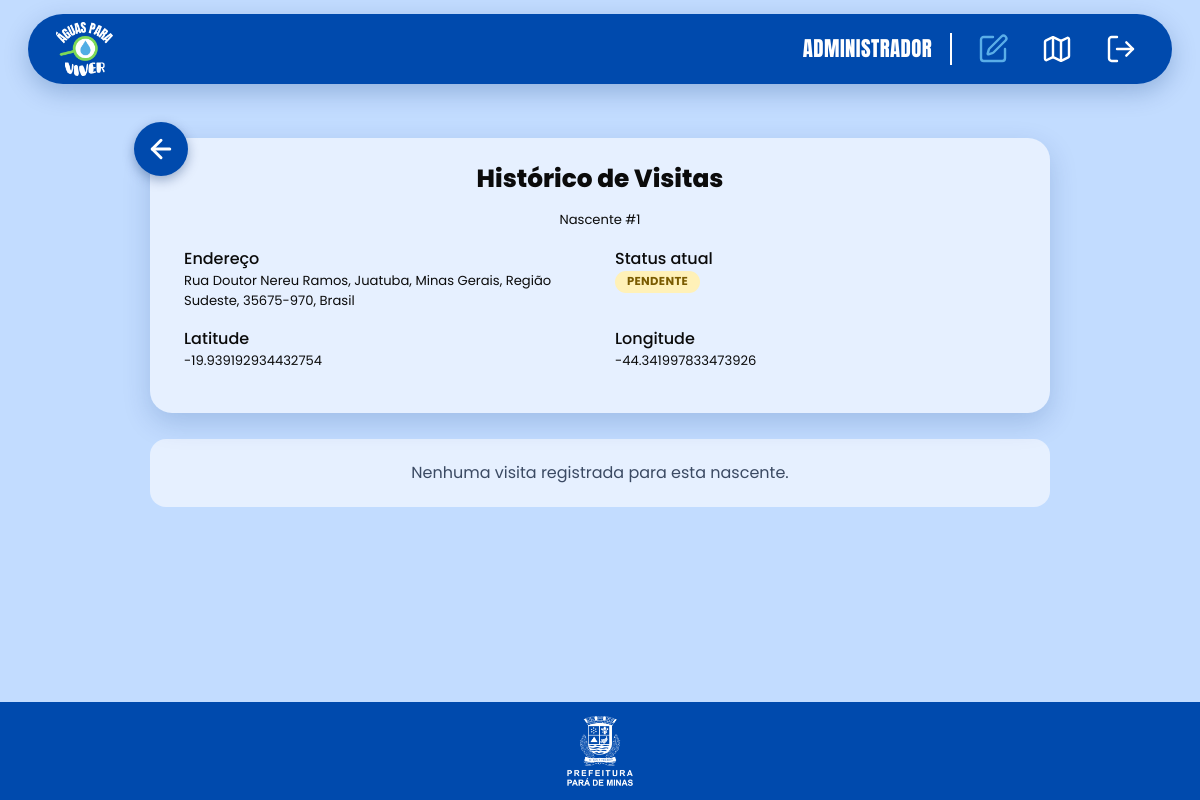
Page /dashboard/nascentes/1/historico (signed in) on the committed database.
### models/nascente.py (models this page shows, shortened)
class Nascente(db.Model):
    __tablename__ = "nascente"
    id = db.Column(db.Integer, primary_key=True)
    endereco = db.Column(db.String(255), nullable=False)
    latitude = db.Column(db.Float, nullable=False)
    longitude = db.Column(db.Float, nullable=False)
    dataRegistro = db.Column(db.DateTime, nullable=False, default=db.func.now())
    imagem = db.Column(db.String(255), nullable=False)
    descricao = db.Column(db.Text, nullable=True)
    status = db.Column(db.Text, nullable=False)
    visitas = db.relationship("VisitaNascente", back_populates="nascente", cascade="all, delete-orphan", order_by="desc(VisitaNascente.dataVisita)")
    documentos = db.relationship("DocumentoNascente",back_populates="nascente",cascade="all, delete-orphan")

### app.py (the view)
@app.route("/dashboard/nascentes/<int:id>/historico")
@admin_obrigatorio
def historicoNascente(id):
    visitas = listarVisitasNascente(id)
    nascente = buscarNascentePorId(id)
    return render_template("historicoVisitas.html",nascente=nascente,visitas=visitas)

### app.py (called while the page is built)
def admin_obrigatorio(rota):
    @wraps(rota)
    def decorada(*args, **kwargs):
        if not session.get("usuario"):
            flash("Faça login para acessar esta página.", "error")
            return redirect("/login")
        if session.get("tipoUsuario") != "ADMINISTRADOR":
            flash("Acesso restrito a administradores.", "error")
            return redirect("/mapa")
        return rota(*args, **kwargs)
    return decorada

@app.context_processor
def injetar_dados_usuario():
    return {
        "usuario_logado": session.get("usuario"),
        "tipo_usuario": session.get("tipoUsuario"),
        "is_admin": session.get("tipoUsuario") == "ADMINISTRADOR",
    }

### dao/nascente/readNascente.py (called while the page is built)
def buscarNascentePorId(id):
    try:
        nascente = db.session.get(Nascente, id)
        if not nascente:
            return {"erro": "Nascente não encontrada."}
        return nascente
    except Exception as e:
        return {"erro": str(e)}

### dao/visitaNascente/readVisita.py (called while the page is built)
def listarVisitasNascente(idNascente):
    try:
        visitas = (
            VisitaNascente.query
            .filter_by(idNascente=idNascente)
            .order_by(VisitaNascente.dataVisita.desc())
            .all()
        )
        return visitas
    except Exception as e:
        return {
            "erro": str(e)
        }

### templates/historicoVisitas.html (shortened to what this page needs)
{% extends "base.html" %}
{% from "_icones.html" import icone %}
{% block conteudo %}
    <div class="painel painel-largo">
        <a class="btn-voltar" href="{{ url_for('detalhesNascente', id=nascente.id) }}" title="Voltar" aria-label="Voltar para a nascente">
            {{ icone('voltar') }}
        </a>
        <h1>Histórico de Visitas</h1>
        <p class="subtitulo">Nascente #{{ nascente.id }}</p>
        <dl class="info-grid">
            <div>
                <dt>Endereço</dt>
                <dd>{{ nascente.endereco }}</dd>
            </div>
            <div>
                <dt>Status atual</dt>
                <dd><span class="selo selo-{{ nascente.status | lower }}">{{ nascente.status | capitalize }}</span></dd>
            </div>
            <div>
                <dt>Latitude</dt>
                <dd>{{ nascente.latitude }}</dd>
            </div>
            <div>
                <dt>Longitude</dt>
                <dd>{{ nascente.longitude }}</dd>
            </div>
        </dl>
    </div>
    <div class="painel-largo" style="width:min(900px,100%); margin:0 auto;">
        {% if visitas %}
            {% for visita in visitas %}
                <article class="cartao-visita">
                    <h2>{{ visita.dataVisita.strftime("%d/%m/%Y às %H:%M") }}</h2>
                    <div class="visita-corpo">
                        <img src="{{ url_for('static', filename='uploads/' + visita.imagem) }}" alt="Imagem da visita" loading="lazy">
                        <div>
                            <p class="rotulo" style="margin:0;">Descrição</p>
                            <p class="visita-texto" style="margin:0;">{{ visita.descricao }}</p>
                        </div>
                    </div>
                </article>
            {% endfor %}
        {% else %}
            <p class="vazio" style="margin-top:26px;">Nenhuma visita registrada para esta nascente.</p>
        {% endif %}
    </div>
{% endblock %}

### static/css/style.css (style rules this page uses)
:root { --azul: #004aad; --azul-escuro: #003a8a; --azul-claro: #5aaee8; --fundo: #c2dcff; --card: #e6f0ff; --borda: #a9cdf8; --verde: #7ed957; --verde-escuro: #62c13c; --vermelho: #ff5757; --vermelho-escuro: #e63f3f; --texto: #0b0b0b; --texto-suave: #3b4a63; --sombra: 0 10px 28px rgba(0, 50, 120, .18); --raio-card: 22px; }
* { box-sizing: border-box; }
html { scroll-behavior: smooth; }
body { margin: 0; min-height: 100vh; display: flex; flex-direction: column; background: var(--fundo); color: var(--texto); font-family: "Poppins", system-ui, -apple-system, "Segoe UI", Roboto, Arial, sans-serif; line-height: 1.5; }
a { color: var(--azul); }
h1, h2, h3 { line-height: 1.2; margin: 0; }
.vazio { background: var(--card); border-radius: 16px; padding: 22px; text-align: center; color: var(--texto-suave); }
.btn-voltar { position: absolute; top: -16px; left: -16px; z-index: 2; display: grid; place-items: center; width: 54px; height: 54px; border-radius: 50%; background: var(--azul); color: #fff; box-shadow: 0 4px 12px rgba(0, 40, 100, .35); transition: background .15s; }
.painel { position: relative; width: min(640px, 100%); margin: 26px auto; background: var(--card); border-radius: var(--raio-card); box-shadow: var(--sombra); padding: 26px 34px 30px; }
.painel-largo { width: min(900px, 100%); }
.painel h1 { text-align: center; font-weight: 800; font-size: 1.55rem; margin-bottom: 16px; }
.painel .subtitulo { text-align: center; font-size: .82rem; margin: 6px 0 18px; }
.selo { display: inline-block; width: fit-content; padding: 2px 12px; border-radius: 999px; font-size: .72rem; font-weight: 700; text-transform: uppercase; letter-spacing: .03em; }
.selo-pendente { background: #fff1b8; color: #7a5b00; }
.info-grid { display: grid; grid-template-columns: 1fr 1fr; gap: 4px 30px; margin: 0; }
.info-grid dt { font-weight: 500; }
.info-grid dd { margin: 0 0 12px; font-size: .82rem; overflow-wrap: anywhere; }

### rows in the picture
Nascente: id "1", endereco "Rua Doutor Nereu Ramos, Juatuba, Minas Gerais, Região Sudeste, 35675-970, Brasil", status "PENDENTE", latitude "-19.939192934432754", longitude "-44.341997833473926"

### other values in the picture
{{ logado }} "ADMINISTRADOR"
